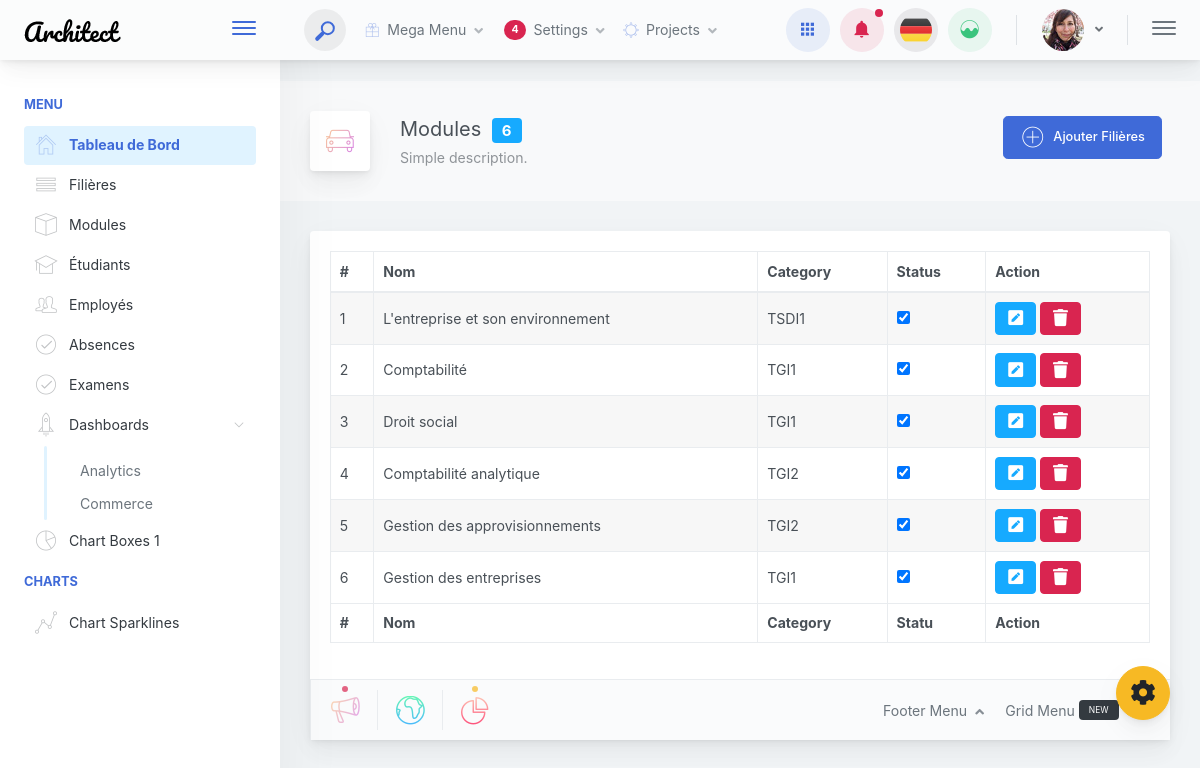
The app's page /school/classes with its own data.
### tables this page shows
CREATE TABLE `classes` (
  `id` int(11) NOT NULL,
  `name` varchar(250) DEFAULT NULL,
  `cat` varchar(250) DEFAULT NULL,
  `status` int(11) NOT NULL DEFAULT 1
);

### application/controllers/School.php (called while the page is built, shortened)
<?php
class School extends CI_Controller
{
    function classes(){
        if($this->input->method()=='post'){
            $res=$this->db->insert('classes',$_POST);
            if($res){
                echo 1;
            }else{
                echo 'Module Not added';
            }
        }else{
            $data['classes']=$this->CM->select_data('classes','*');
            $data['cats']=$this->CM->select_data('category','*',array('status'=>'1'));
            $this->load->view('include/header',$data);
            $this->load->view('classes',$data);
            $this->load->view('include/footer');
        }
    }
}
?>

### index.php (called while the page is built, shortened)
<?php
require_once BASEPATH.'core/CodeIgniter.php';

### application/models/Common_model.php (called while the page is built, shortened)
<?php
class Common_model extends CI_Model {
	public function select_data($tbl_name,$field,$warr=''){
		if ($warr != '') {
			$this->db->where($warr);
		}
		$res = $this->db->select($field)->from($tbl_name)->get();
		return $res->result_array();
	}
}
?>

### application/views/classes.php (the view, shortened to what this page needs)
 <div class="app-page-title">
                        <div class="page-title-wrapper">
                            <div class="page-title-heading">
                                <div class="page-title-icon">
                                    <i class="pe-7s-car icon-gradient bg-mean-fruit">
                                    </i>
                                </div>
                                <div>Modules <span class="badge badge-info" style="margin-left: 5px"><?php echo sizeof($classes) ?></span>
                                    <div class="page-title-subheading">Simple description.
                                    </div>
                                </div>
                            </div>
                            <div class="page-title-actions">
                                <button onclick="window.location.href='javascript:';" data-toggle="modal" data-target=".modalClass" class="mb-2 mr-2 btn-icon btn btn-primary btn-lg"><i class="pe-7s-plus btn-icon-wrapper"> </i>Ajouter Filières</button>
                            </div>    </div>
                    </div>
<div class="main-card mb-3 card">
                        <div class="card-body">
                            <table style="width: 100%;" id="example" class="table table-hover table-striped table-bordered">
                                <thead>
                                <tr>
                                    <th>#</th>
                                    <th>Nom</th>
                                    <th>Category</th>
                                    <th>Status</th>
                                    <th>Action</th>
                                </tr>
                                </thead>
                                <tbody>
                                    <?php
                                        $i=1;
                                        foreach ($classes as $cat) {
                                     ?>
                                <tr>
                                    <td><?php echo $i; ?></td>
                                    <td><?php echo $cat['name']; ?></td>
                                    <td><?php echo $cat['cat']; ?></td>
                                    <td><input type="checkbox" <?php if ($cat['status']==1) { echo "checked"; } ?> name="status"></td>
                                    <td>
                                    	<a href="<?php echo base_url().'school/edit_class/'.$cat['id'] ?>" class="btn btn-info" data-toggle="tooltip" data-placement="bottom" title="Modifier"><i class="fas fa-pen-square fa-lg"></i></a>
                                    	<a href="<?php echo base_url().'school/delete_class/'.$cat['id'] ?>" class="btn btn-danger" data-toggle="tooltip" data-placement="bottom" onclick="deleteCat()" title="Supprimer"><i class="fa fa-trash fa-lg" aria-hidden="true"></i></a>
                                    </td>
                                </tr>
                               <?php $i++; } ?>
                                </tbody>
                                <tfoot>
                                <tr>
                                    <th>#</th>
                                    <th>Nom</th>
                                    <th>Category</th>
                                    <th>Statu</th>
                                    <th>Action</th>
                                </tr>
                                </tfoot>
                            </table>
                        </div>

### records on screen
classes: name "L'entreprise et son environnement", cat "TSDI1", status "☑"
classes: name "Comptabilité", cat "TGI1", status "☑"
classes: name "Droit social", cat "TGI1", status "☑"
classes: name "Comptabilité analytique", cat "TGI2", status "☑"
classes: name "Gestion des approvisionnements", cat "TGI2", status "☑"
classes: name "Gestion des entreprises", cat "TGI1", status "☑"

### other values on screen
sizeof($classes) "6"
